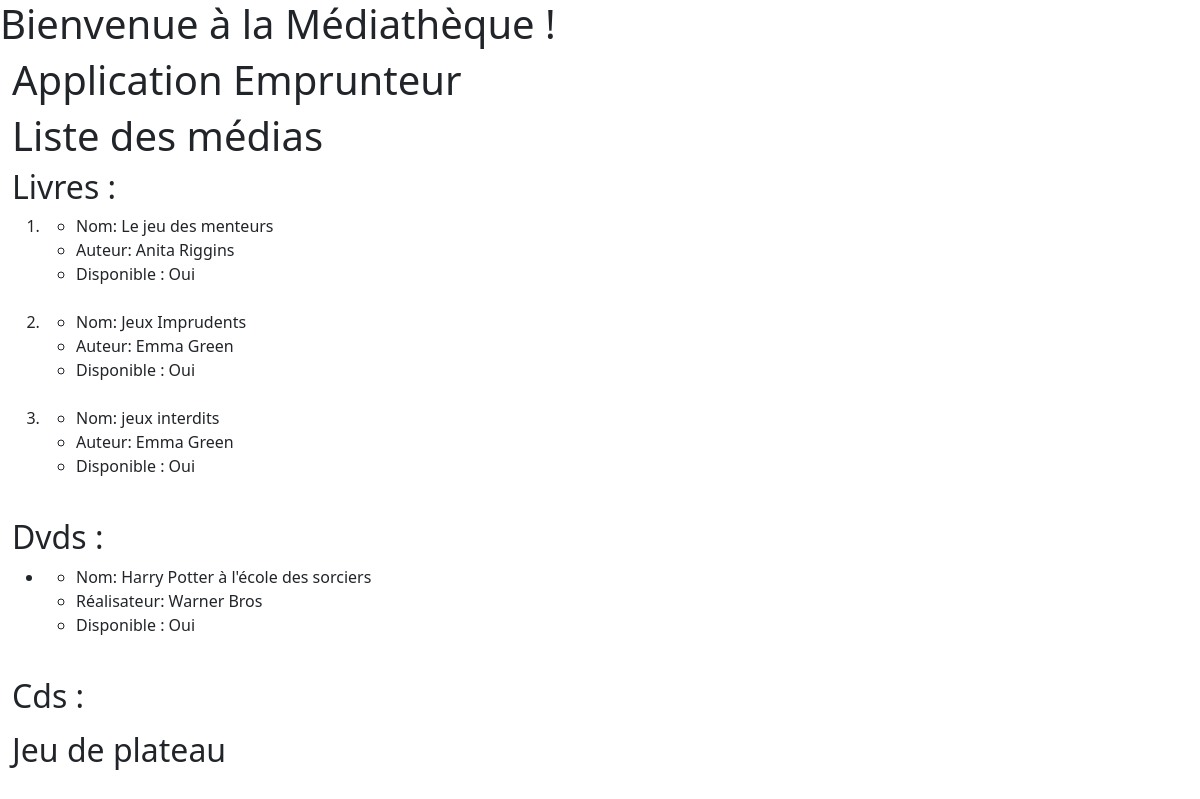
Page /borrower/ on the committed database.
### librarian/models.py (models this page shows, shortened)
class Media(models.Model):
    name = models.CharField(
        max_length=50,
        verbose_name="Titre", primary_key=True)
    availability = models.BooleanField(default="True", verbose_name="Disponibilité")
    borrower = models.ForeignKey(Borrower, null=True, blank=True,
                                 on_delete=models.SET_NULL,
                                 related_name='Media', verbose_name="Emprunteur")

class Book(Media):
    author = models.CharField(max_length=50, verbose_name="Auteur")

class Media(models.Model):
    name = models.CharField(
        max_length=50,
        verbose_name="Titre", primary_key=True)
    availability = models.BooleanField(default="True", verbose_name="Disponibilité")
    borrower = models.ForeignKey(Borrower, null=True, blank=True,
                                 on_delete=models.SET_NULL,
                                 related_name='Media', verbose_name="Emprunteur")

class Dvd(Media):
    producer = models.CharField(max_length=50, verbose_name="Réalisateur")

### borrower/views.py (the view)
# urls.py: path('', views.borrower_index, name='borrower_index'),
def borrower_index(request):
    books = Book.objects.all()
    dvds = Dvd.objects.all()
    cds = Cd.objects.all()
    boardgames = BoardGame.objects.all()
    borrowings = Borrowing.objects.all()
    return render(request,
                  'borrower/borrower_index.html',
                   {'books': books, 'dvds': dvds, 'cds': cds, 'boardgames': boardgames, 'borrowings': borrowings})

### templates/borrower/borrower_index.html (shortened to what this page needs)
{% extends 'base.html' %}
{% block content %}
<h1>Application Emprunteur</h1>
    <h1>Liste des médias</h1>
    <h2>Livres :</h2>
    <ol>
        {% for book in books %}
        <li>
            <ul>
                <li>Nom: {{ book.name }}</li>
                <li>Auteur: {{ book.author }}</li>
                {% if book.availability == True %}
                    <li>Disponible :  Oui</li>
                {% endif %}
            </ul>
            <br>
        </li>
        {% endfor %}
    </ol>
    <h2>Dvds :</h2>
    <ul>
        {% for dvd in dvds %}
        <li>
            <ul>
                <li>Nom: {{ dvd.name }}</li>
                <li>Réalisateur: {{ dvd.producer }}</li>
                {% if dvd.availability == True %}
                <li>Disponible :  Oui</li>
                {% else %}
                <li>Disponible: Non </li>
                <li>Date d'emprunt: {{ dvd.borrowingDate }}</li>
                {% endif %}
            </ul>
            <br>
        </li>
        {% endfor %}
    </ul>
    <h2>Cds :</h2>
    <h2>Jeu de plateau</h2>
{% endblock content %}

### rows in the picture
Book: name "Le jeu des menteurs", author "Anita Riggins"
Book: name "Jeux Imprudents", author "Emma Green"
Book: name "jeux interdits", author "Emma Green"
Dvd: name "Harry Potter à l'école des sorciers", producer "Warner Bros"
